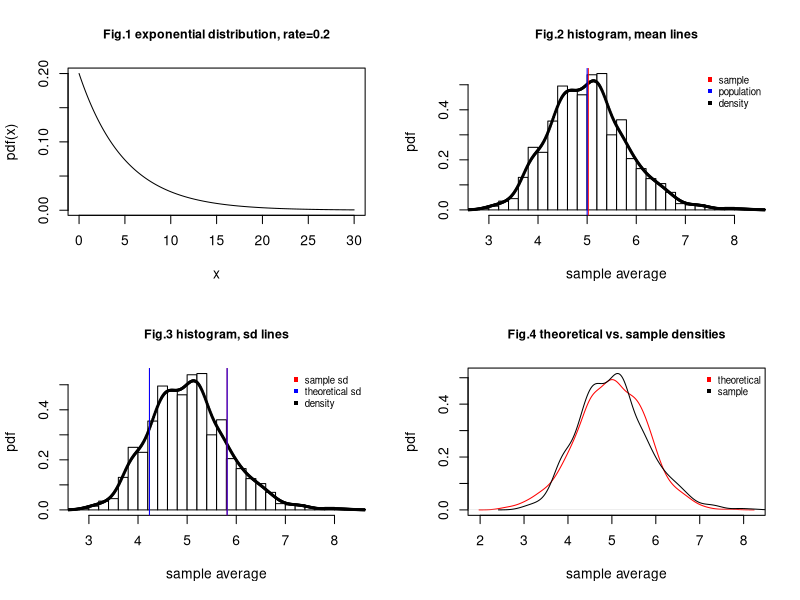
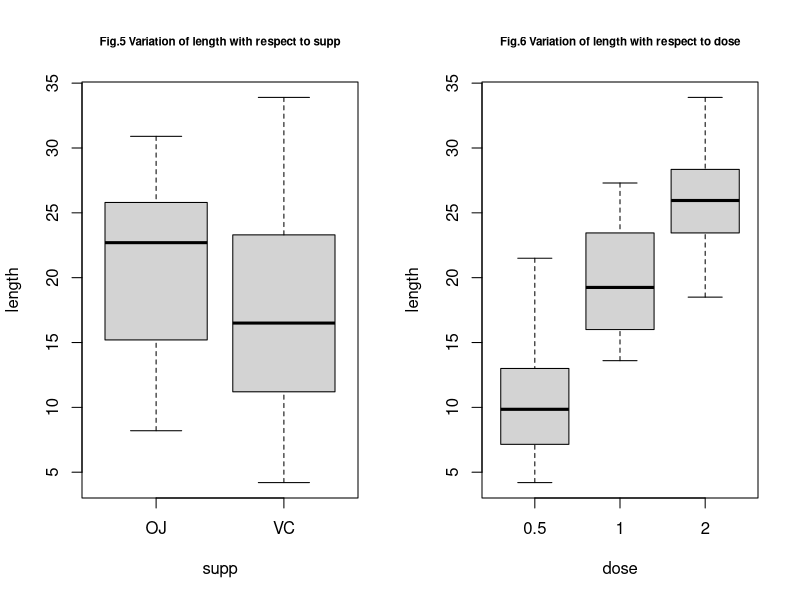

The R source for these figures, in order:
## ---- chunk 1
knitr::opts_chunk$set(warning = FALSE, message = FALSE)
## ---- chunk 2
## x values for the pdf f(x)
x <- seq(0, 30, length.out=50000)
fx <- dexp(x, rate = 0.2) # pdf of the exponential distribution
## ---- chunk 3
# 1000*40 samples will be taken from the exponential distribution
num_of_samples <- 1000*40
lambda <- 0.2 # rate of the exponential distribution
# 1000*40 sample vector from the exponential distribution
exp_vector <- rexp(n=num_of_samples, rate=lambda)
num_rows <- 1000 # number of rows
num_columns <- 40 # number of columns
# the vector is cast into a 1000x40 matrix
sampling_matrix <- matrix(exp_vector, num_rows, num_columns)
# take the average of each row of the matrix
sample_avg_dist <- apply(sampling_matrix, 1, mean)
## ---- chunk 4
par(mfrow=c(2, 2))
the_cex <- 0.70
main_cex <- 0.90
xlab <- "x"
ylab <- "pdf(x)"
plot(x, fx, xlab=xlab, ylab=ylab, type="l")
title("Fig.1 exponential distribution, rate=0.2", cex.main=main_cex)
# mtext("Fig.1 The pdf of the exponential distribution with rate equal to 0.2.")
# an estimate to the sample average distribution density
the_density <- density(sample_avg_dist)
library(MASS) # the library MASS is loaded
# the histogram of the sample average distribution is produced
truehist(sample_avg_dist, nbins="FD", col="white", xlab="sample average", ylab="pdf")
# the density estimate is added to the plot
points(the_density, pch=20, cex=0.5)
# a red vertical line at the mean of the sample average distribution is added to the plot
abline(v=mean(sample_avg_dist), col="red")
# a blue vertical line at the mean of the exponentially distributed population is added 
# to the plot
abline(v=5, col="blue")
legend("topright", legend=c("sample", "population", "density"), 
col=c("red", "blue", "black"), pch=15, cex = the_cex, bty="n")
title("Fig.2 histogram, mean lines", cex.main=main_cex)
# the histogram of the sample average distribution is produced
truehist(sample_avg_dist, nbins="FD", col="white", xlab="sample average", ylab="pdf")
# the density estimate is added to the plot
points(the_density, pch=20, cex=0.5)
# a red vertical line at sample mean + sample sd
abline(v=mean(sample_avg_dist) + sd(sample_avg_dist), col="red")
# a red vertical line at sample mean - sample sd
abline(v=mean(sample_avg_dist) - sd(sample_avg_dist), col="red")
# a blue vertical line at sample mean + theoretical sd
abline(v=mean(sample_avg_dist) + sqrt(1/(lambda^2)/num_columns), col="blue")
# a blue vertical line at sample mean - theoretical sd
abline(v=mean(sample_avg_dist) - sqrt(1/(lambda^2)/num_columns), col="blue")
legend("topright", legend=c("sample sd", "theoretical sd", "density"), 
       col=c("red", "blue", "black"), pch=15, cex = the_cex, bty="n")
title("Fig.3 histogram, sd lines", cex.main=main_cex)
# the normal distribution predicted by the central limit theorem
theoretical_normal <- rnorm(n=1000, mean=5, sd=((1/lambda)/sqrt(num_columns)))
# the normal densiy predicted by the central limit theorem
theoretical_density <- density(theoretical_normal)
# the maximum value of the y axis
y_max <- max(max(theoretical_density$y), max(the_density$y))
plot(theoretical_density, pch=20, col="red", ylim=c(0, y_max), 
     xlab="sample average", ylab="pdf", main = "")
points(the_density, type="l", col="black")
legend("topright", legend=c("theoretical", "sample"), 
       col=c("red", "black"), pch=15, cex = the_cex, bty="n")
title("Fig.4 theoretical vs. sample densities", cex.main=main_cex)
## ---- chunk 5
summary(ToothGrowth)
str(ToothGrowth)
## ---- chunk 6
with(ToothGrowth,{
     par(mfrow=c(1,2))
     boxplot(len ~ supp, xlab="supp", ylab="length", main="Fig.5 Variation of length with respect to supp", cex.main=0.7)
     boxplot(len ~ dose, xlab="dose", ylab="length", main="Fig.6 Variation of length with respect to dose", cex.main=0.7)
     })
## ---- chunk 7
library(dplyr) # load the package dplyr
# OJ supp group is created
group_OJ <- filter(ToothGrowth, supp == "OJ")
# VC supp group is created
group_VC <- filter(ToothGrowth, supp == "VC")
len_OJ <- group_OJ$len # OJ group lengths
len_VC <- group_VC$len # VC group lengths
# two-sided t test is applied
t_test_supp <- t.test(len_OJ, len_VC, alternative="two.sided", paired=FALSE, var.equal=FALSE)
t_test_supp
## ---- chunk 8
group_05 <- filter(ToothGrowth, dose==0.5)
group_1 <- filter(ToothGrowth, dose==1.0)
len_05 <- group_05$len
len_1 <- group_1$len
t_test_dose <- t.test(len_1, len_05, alternative = "greater", paired=FALSE,
                      var.equal=FALSE)
p_value_dose1 <- t_test_dose$p.value
t_test_dose
## ---- chunk 9
group_2 <- filter(ToothGrowth, dose==2.0)
len_2 <- group_2$len
t_test_dose2 <- t.test(len_2, len_1, alternative = "greater", paired=FALSE,
                      var.equal=FALSE)
p_value_dose2 <- t_test_dose2$p.value
t_test_dose2
